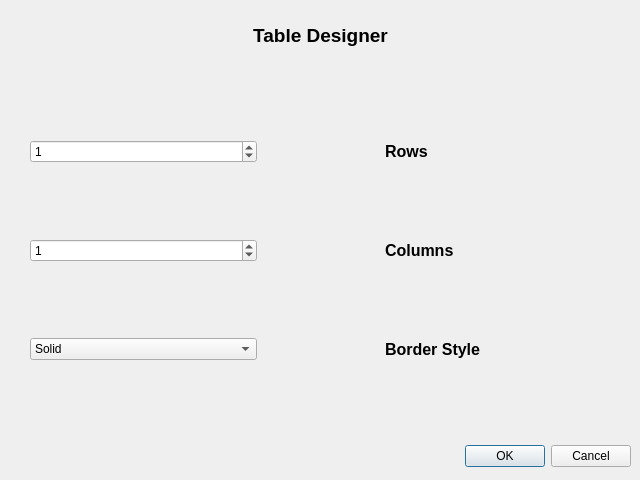
<?xml version="1.0" encoding="UTF-8"?>
<ui version="4.0">
 <class>Dialog</class>
 <widget class="QDialog" name="Dialog">
  <property name="geometry">
   <rect>
    <x>0</x>
    <y>0</y>
    <width>640</width>
    <height>480</height>
   </rect>
  </property>
  <property name="windowTitle">
   <string>Dialog</string>
  </property>
  <widget class="QDialogButtonBox" name="buttonBox">
   <property name="geometry">
    <rect>
     <x>10</x>
     <y>440</y>
     <width>621</width>
     <height>32</height>
    </rect>
   </property>
   <property name="orientation">
    <enum>Qt::Horizontal</enum>
   </property>
   <property name="standardButtons">
    <set>QDialogButtonBox::Cancel|QDialogButtonBox::Ok</set>
   </property>
  </widget>
  <widget class="QLabel" name="headerLabelTable">
   <property name="geometry">
    <rect>
     <x>10</x>
     <y>20</y>
     <width>621</width>
     <height>31</height>
    </rect>
   </property>
   <property name="font">
    <font>
     <pointsize>14</pointsize>
     <weight>75</weight>
     <bold>true</bold>
    </font>
   </property>
   <property name="text">
    <string>Table Designer</string>
   </property>
   <property name="alignment">
    <set>Qt::AlignCenter</set>
   </property>
  </widget>
  <widget class="QWidget" name="gridLayoutWidget">
   <property name="geometry">
    <rect>
     <x>30</x>
     <y>70</y>
     <width>581</width>
     <height>361</height>
    </rect>
   </property>
   <layout class="QGridLayout" name="gridLayout">
    <property name="horizontalSpacing">
     <number>128</number>
    </property>
    <item row="0" column="1">
     <widget class="QLabel" name="rowsLabel">
      <property name="font">
       <font>
        <pointsize>12</pointsize>
        <weight>75</weight>
        <bold>true</bold>
       </font>
      </property>
      <property name="text">
       <string>Rows</string>
      </property>
     </widget>
    </item>
    <item row="1" column="0">
     <widget class="QSpinBox" name="Columns">
      <property name="value">
       <number>1</number>
      </property>
     </widget>
    </item>
    <item row="0" column="0">
     <widget class="QSpinBox" name="Rows">
      <property name="value">
       <number>1</number>
      </property>
     </widget>
    </item>
    <item row="1" column="1">
     <widget class="QLabel" name="columnsLabel">
      <property name="font">
       <font>
        <pointsize>12</pointsize>
        <weight>75</weight>
        <bold>true</bold>
       </font>
      </property>
      <property name="text">
       <string>Columns</string>
      </property>
     </widget>
    </item>
    <item row="2" column="0">
     <widget class="QComboBox" name="borderStyle">
      <item>
       <property name="text">
        <string>Solid</string>
       </property>
      </item>
      <item>
       <property name="text">
        <string>Dashed</string>
       </property>
      </item>
      <item>
       <property name="text">
        <string>DotDash</string>
       </property>
      </item>
      <item>
       <property name="text">
        <string>DotDotDash</string>
       </property>
      </item>
      <item>
       <property name="text">
        <string>Dotted</string>
       </property>
      </item>
      <item>
       <property name="text">
        <string>Double</string>
       </property>
      </item>
      <item>
       <property name="text">
        <string>Groove</string>
       </property>
      </item>
      <item>
       <property name="text">
        <string>Inset</string>
       </property>
      </item>
      <item>
       <property name="text">
        <string>None</string>
       </property>
      </item>
      <item>
       <property name="text">
        <string>Outset</string>
       </property>
      </item>
      <item>
       <property name="text">
        <string>Ridge</string>
       </property>
      </item>
     </widget>
    </item>
    <item row="2" column="1">
     <widget class="QLabel" name="borderStyleLabel">
      <property name="font">
       <font>
        <pointsize>12</pointsize>
        <weight>75</weight>
        <bold>true</bold>
       </font>
      </property>
      <property name="text">
       <string>Border Style</string>
      </property>
     </widget>
    </item>
   </layout>
  </widget>
 </widget>
 <resources/>
 <connections>
  <connection>
   <sender>buttonBox</sender>
   <signal>accepted()</signal>
   <receiver>Dialog</receiver>
   <slot>accept()</slot>
   <hints>
    <hint type="sourcelabel">
     <x>248</x>
     <y>254</y>
    </hint>
    <hint type="destinationlabel">
     <x>157</x>
     <y>274</y>
    </hint>
   </hints>
  </connection>
  <connection>
   <sender>buttonBox</sender>
   <signal>rejected()</signal>
   <receiver>Dialog</receiver>
   <slot>reject()</slot>
   <hints>
    <hint type="sourcelabel">
     <x>316</x>
     <y>260</y>
    </hint>
    <hint type="destinationlabel">
     <x>286</x>
     <y>274</y>
    </hint>
   </hints>
  </connection>
 </connections>
</ui>
